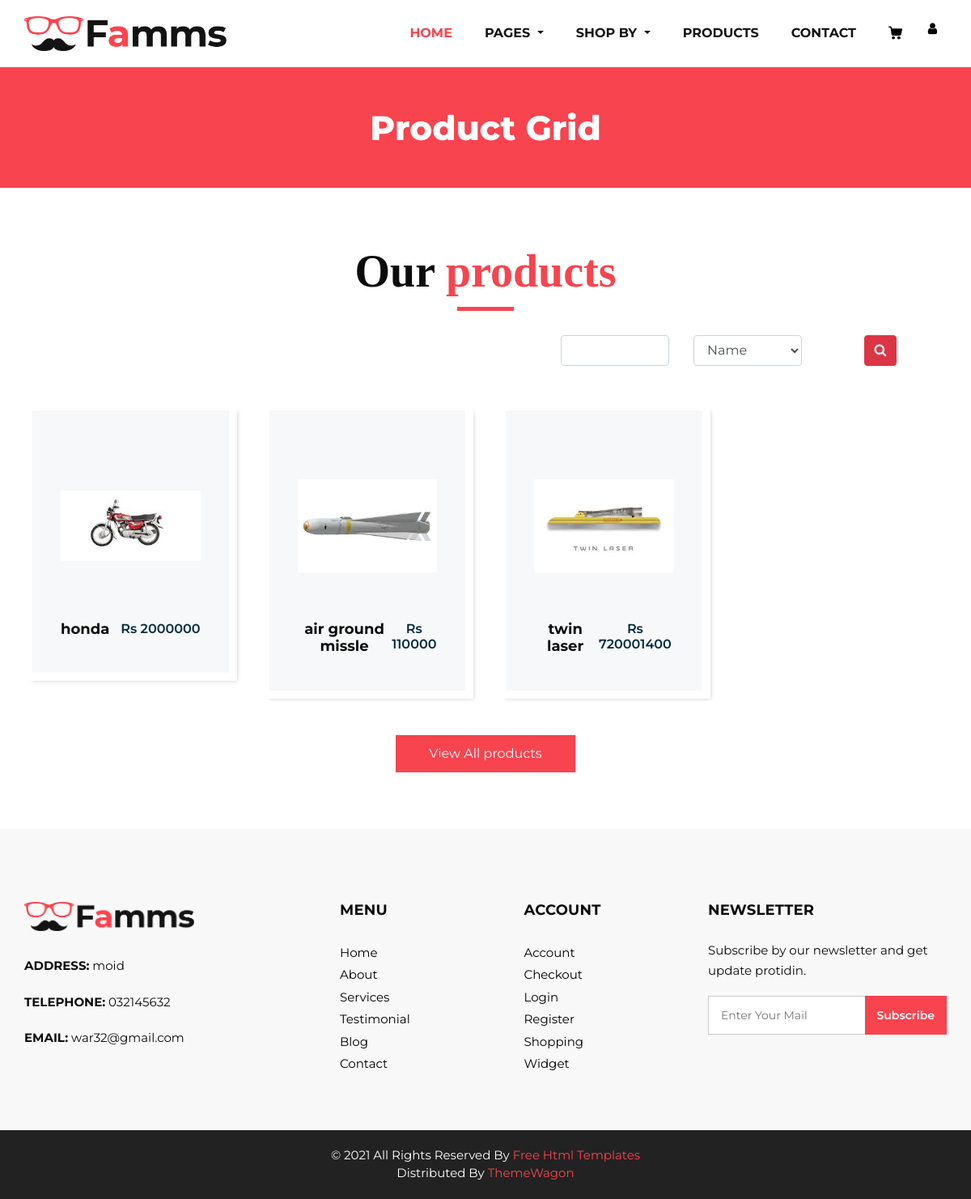
Page /template/product.php (signed in) on the committed database.
### tables this page shows
CREATE TABLE `table_products` (
  `product_id` int(11) NOT NULL,
  `product_name` varchar(50) NOT NULL,
  `product_price` bigint(50) NOT NULL,
  `product_quantity` tinyint(50) NOT NULL,
  `product_catogary` int(11) NOT NULL,
  `product_image` varchar(300) NOT NULL
);

CREATE TABLE `information` (
  `id` int(11) NOT NULL,
  `addresss` varchar(50) NOT NULL,
  `phnm` varchar(50) NOT NULL,
  `email` varchar(50) NOT NULL
);

### template/product.php (the view, shortened to what this page needs)
<!DOCTYPE html>
<html lang="en">
<head>
</head>
<body>
    <?php
    include('header.php');
    ?>
<div class="hero_area">
      <section class="inner_page_head">
         <div class="container_fuild">
            <div class="row">
               <div class="col-md-12">
                  <div class="full">
                     <h3>Product Grid</h3>
                  </div>
               </div>
            </div>
         </div>
      </section>
      <section class="product_section layout_padding">
         <div class="container">
            <div class="heading_container heading_center">
               <h2>
                  Our <span>products</span>
               </h2>
            </div>
            <center>
            <div class="container d-flex flex-row-reverse">
               <form action="" method="get">
                  <div class="row">
                  <div class="col-md-4">
                     <input type="text" name="searchtxt" class="form-control">
                  </div>
                  <div class="col-md-4">
                     <select name="filter"  class="form-control">
                        <option value="n">Name</option>
                     </select>
                  </div>
                  <div class="col-md-4">
                     <button type="submit" class="btn btn-danger" name="btn">
                         <i class="fa fa-search" aria-hidden="true"></i>
                     </button>
                  </div>
            </div>
            </form>
           </div>
           </center>
            <div class="row">
               <?php
                     if (isset($_GET["btn"])) {
                        $search = $_GET["searchtxt"];
                        $filter = $_GET["filter"];
                        if ($filter == "n") {
                           $fetchproduct = "SELECT * FROM `table_products` where product_name like '%" . $search ."%'";
                        }
                        else if  ($filter == "c") {
                           $fetchcategory = "SELECT * FROM `tbl_catogary` where name like '%" . $search ."%'";
                           $runcat = mysqli_query($conn , $fetchcategory);
                           $num = mysqli_num_rows($runcat);
                           $c = mysqli_fetch_array($runcat);
                           $cat_id = $c[0];
                           $fetchproduct = "SELECT * FROM `table_products` where product_catogary  = '$cat_id'";
                        }
                        else if  ($filter == "l") {
                           $fetchproduct = "SELECT * FROM `table_products` order by product_price asc";
                        }
                        else if  ($filter == "h") {
                           $fetchproduct = "SELECT * FROM `table_products` order by product_price desc";
                        }
                     }
                     else{
                        $fetchproduct = "SELECT * FROM `table_products`";
                     }
                     $executeproduct = mysqli_query($conn, $fetchproduct);
                     $check_prodt = mysqli_num_rows($executeproduct);
                     if ($check_prodt > 0) {
                       while($convert_array = mysqli_fetch_array($executeproduct)){ ?>
                           <div class="col-sm-6 col-md-4 col-lg-3">
                           <div class="box">
                              <div class="img-box">
                                 <img src="<?php echo $convert_array[5]; ?>" alt="">
                              </div>
                              <div class="detail-box">
                                 <h5>
                                 <?php echo $convert_array[1]; ?>
                                 </h5>
                                 <h6> Rs
                                 <?php echo $convert_array[2]; ?>
                                 </h6>
                              </div>
                           </div>
                        </div>
                  <?php     }
                     } else {
                         echo "Nothing To Show";
                     }
               ?>
            </div>
            <div class="btn-box">
               <a href="">
               View All products
               </a>
            </div>
         </div>
      </section>
      <?php
       include('footer.php');
      ?>
</body>
</html>

### template/header.php (shortened to what this page needs)
<!DOCTYPE html>
<html lang="en">
<head>
      <link rel="stylesheet" type="text/css" href="css/bootstrap.css" />
      <link href="css/font-awesome.min.css" rel="stylesheet" />
      <link href="css/style.css" rel="stylesheet" />
      <link href="css/responsive.css" rel="stylesheet" />
</head>
<body>
         <header class="header_section">
            <div class="container">
               <nav class="navbar navbar-expand-lg custom_nav-container ">
                  <a class="navbar-brand" href="index.php"><img width="250" src="images/logo.png" alt="#" /></a>
                  <div class="collapse navbar-collapse" id="navbarSupportedContent">
                     <ul class="navbar-nav">
                        <li class="nav-item active">
                           <a class="nav-link" href="index.php">Home <span class="sr-only">(current)</span></a>
                        </li>
                       <li class="nav-item dropdown">
                           <a class="nav-link dropdown-toggle" href="#" data-toggle="dropdown" role="button" aria-haspopup="true" aria-expanded="true"> <span class="nav-label">Pages <span class="caret"></span></a>
                        </li>
                        <li class="nav-item dropdown">
                           <a class="nav-link dropdown-toggle" href="#" data-toggle="dropdown" role="button" aria-haspopup="true" aria-expanded="true"> <span class="nav-label">Shop By <span class="caret"></span></a>
                        </li>
                        <li class="nav-item">
                           <a class="nav-link" href="product.php">Products</a>
                        </li>
                        <li class="nav-item">
                           <a class="nav-link" href="contact.php">Contact</a>
                        </li>
                        <li class="nav-item">
                           <a class="nav-link" href="#">
                           </a>
                        </li>
                        <form class="form-inline">
                           <a href="../UserRegistration/index.php" class="btn  my-2 my-sm-0 nav_search-btn" type="submit">
                           <i class="fa fa-user" aria-hidden="true"></i>
                              </a>
                        </form>
                     </ul>
                  </div>
               </nav>
            </div>
         </header>
</body>
</html>

### template/footer.php (shortened to what this page needs)
<!DOCTYPE html>
<html lang="en">
<head>
</head>
<body>
<footer>
         <div class="container">
            <div class="row">
               <div class="col-md-4">
                   <div class="full">
                      <div class="logo_footer">
                        <a href="#"><img width="210" src="images/logo.png" alt="#" /></a>
                      </div>
                      <div class="information_f">
                        <?php
                        require_once("../config.php");
                         $insert_query = "SELECT * FROM `information`";
                         $execute = mysqli_query($conn,$insert_query);
                         $kitni_rows = mysqli_num_rows($execute);
                         if($kitni_rows > 0 ){
                           $k = mysqli_fetch_array($execute)
                           ?>
                        <p><strong>ADDRESS:</strong> <?php echo $k[1];?></p>
                        <p><strong>TELEPHONE:</strong> <?php echo $k[2]; ?></p>
                        <p><strong>EMAIL:</strong> <?php echo $k[3]; ?></p>
                        <?php }
                        ?>
                      </div>
                   </div>
               </div>
               <div class="col-md-8">
                  <div class="row">
                  <div class="col-md-7">
                     <div class="row">
                        <div class="col-md-6">
                     <div class="widget_menu">
                        <h3>Menu</h3>
                        <ul>
                           <li><a href="#">Home</a></li>
                           <li><a href="#">About</a></li>
                           <li><a href="#">Services</a></li>
                           <li><a href="#">Testimonial</a></li>
                           <li><a href="#">Blog</a></li>
                           <li><a href="#">Contact</a></li>
                        </ul>
                     </div>
                  </div>
                  <div class="col-md-6">
                     <div class="widget_menu">
                        <h3>Account</h3>
                        <ul>
                           <li><a href="#">Account</a></li>
                           <li><a href="#">Checkout</a></li>
                           <li><a href="#">Login</a></li>
                           <li><a href="#">Register</a></li>
                           <li><a href="#">Shopping</a></li>
                           <li><a href="#">Widget</a></li>
                        </ul>
                     </div>
                  </div>
                     </div>
                  </div>
                  <div class="col-md-5">
                     <div class="widget_menu">
                        <h3>Newsletter</h3>
                        <div class="information_f">
                          <p>Subscribe by our newsletter and get update protidin.</p>
                        </div>
                        <div class="form_sub">
                           <form>
                              <fieldset>
                                 <div class="field">
                                    <input type="email" placeholder="Enter Your Mail" name="email" />
                                    <input type="submit" value="Subscribe" />
                                 </div>
                              </fieldset>
                           </form>
                        </div>
                     </div>
                  </div>
                  </div>
               </div>
            </div>
         </div>
      </footer>
      <div class="cpy_">
         <p class="mx-auto">© 2021 All Rights Reserved By <a href="https://html.design/">Free Html Templates</a><br>
            Distributed By <a href="https://themewagon.com/" target="_blank">ThemeWagon</a>
         </p>
      </div>
</body>
</html>

### template/css/responsive.css (style rules this page uses)
@media (min-width: 1200px) { .container { max-width: 1170px; } }

### rows in the picture
table_products: product_image (picture), product_name "honda", product_price "2000000"
table_products: product_image (picture), product_name "air ground missle", product_price "110000"
table_products: product_image (picture), product_name "twin laser", product_price "720001400"
information: addresss "moid", phnm "032145632", email "war32@gmail.com"
